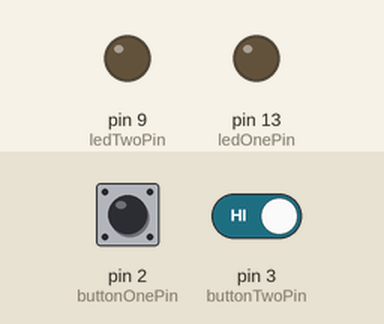
A sketch run on a simulated Arduino Uno, built with avr-gcc and run on an emulated ATmega328P. On the bench: output pins drawn as LEDs (lit = HIGH). Inputs (shaded band) come from the test bench; at power-on: pin 2 (buttonOnePin) HIGH, pin 3 (buttonTwoPin) HIGH.

Above: at 1.2 s.
1.3 s: pin 2 (buttonOnePin) pulled LOW for 0.15 s
At 1.37 s:
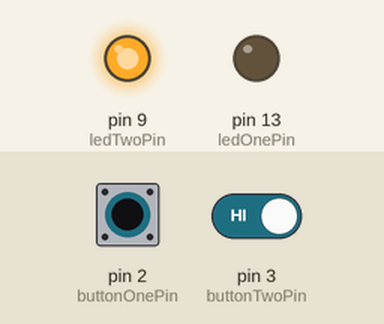
2.9 s: pin 2 (buttonOnePin) pulled LOW for 3.2 s
At 7.1 s:
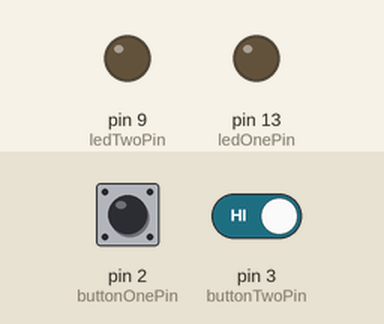
7.6 s: pin 2 (buttonOnePin) driven LOW and pin 3 (buttonTwoPin) driven LOW
At 8.2 s:
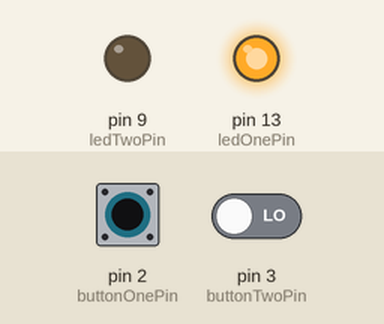
9.1 s: pin 2 (buttonOnePin) driven HIGH
At 10.5 s:
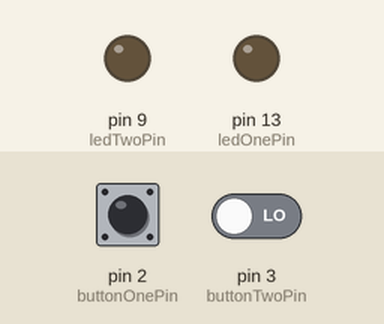
Timing chart, 0 to 11.6 s (numbered marks = the images above; inputs shaded):
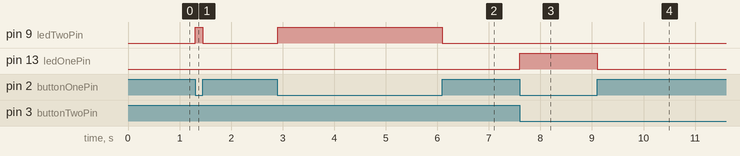

Measured:
- after the input at 1.3 s, pin 9 (ledTwoPin): LOW → HIGH at once, → LOW 0.15 s later
- after the input at 2.9 s, pin 9 (ledTwoPin): LOW → HIGH at once, → LOW 3.2 s later
- after the input at 7.6 s, pin 13 (ledOnePin): LOW → HIGH at once
- after the input at 9.1 s, pin 13 (ledOnePin): HIGH → LOW at once

The sketch:

AfP_Class1_Ex06a_TwoButtonsTwoLEDs.pde
```cpp
/*

 This is code to demonstrates the two buttons interacting.

 This version was for Class 1 of the Arduino for Programmers course taught
 at CRASH Space in October 2010 based on code in Class 2 (ex 2-4) of the
 Intro to Arduino class at Machine Project in April.

 Available:
 http://23longacre.com/sharedFiles/code/arduino/201004_MP_IntroToArduino/

  The Circuit:
   * Pin 2: momentary button attached, pulled high externally w/ 10k Ohm resistor
   (LOW = pressed)
   * Pin 3: momentary button attached, pulled high externally w/ 10k Ohm resistor
   (LOW = pressed)
   * Pin 9: LED, anode to arduino, 330 Ohm resistor from cathode to ground
   * Pin 13: internal LED

                     ___
                   ___|___                      ___
                |--o     o---|l> GND          ___|___
    _________   |                          |--o     o---|l> GND
   |	     |  |  10k Ohm                 |
   |  	   2 |--|---/\/\/\---| Vcc (+5V)   |  10k Ohm
   |  	   3 |-----------------------------|---/\/\/\---| Vcc (+5V)
   | Arduino |
   |         |
   |         |    LED     330 Ohm
   |       9 |----(>|)----/\/\/\----|l> GND
   |         |
   |         |
   |      13 |---- LED set up for ya.
   |_________|

   See diagram at http://www.oomlout.com/a/products/ardx/circ-07


  The Behavior:
    When the a button is pressed an LED is on,
    A second button determines which one. Uses Nested If Statements.

 Written By: Carlyn Maw
 Created: April 2010
 Updated: Nov 1 2010
 */


//DEFINE: STEP ONE, INPUTS AND THEIR VARIABLES
const int buttonOnePin = 2;
const int buttonTwoPin = 3;

boolean buttonOneState = 0;
boolean buttonTwoState = 0;

boolean buttonOneTrue = LOW;
boolean buttonTwoTrue = LOW;

//DEFINE: STEP TWO, OUTPUTS AND THEIR VARIABLES
const int ledOnePin = 13;
const int ledTwoPin = 9;


//----------------------------------------------------------------- START SETUP LOOP
void setup() {
  //SETUP STEP TWO: Set digital pin mode for inputs and their initial conditions
  pinMode(buttonOnePin, INPUT);
  pinMode(buttonTwoPin, INPUT);

  //uncomment these to use Arduino's internal pull up resistors
  //in this example we have our own.
  //digitalWrite(buttonOnePin, HIGH);
  //digitalWrite(buttonTwoPin, HIGH);

  //SETUP STEP THREE: Set digital pin mode for outputs and their initial conditions
  pinMode(ledOnePin, OUTPUT);
  pinMode(ledTwoPin, OUTPUT);

  digitalWrite(ledOnePin, LOW);
  digitalWrite(ledTwoPin, LOW);
}
//------------------------------------------------------------------ START MAIN LOOP
void loop() {

  //LOOP: STEP ONE, POLL THE ENVIRONMENT
  buttonOneState = digitalRead(buttonOnePin);
  buttonTwoState = digitalRead(buttonTwoPin);

  //LOOP: STEP TWO, EVALUATE & DO SOMETHING ABOUT IT
    /*
     A reminder of what we're trying to do that I hope helps


      PB1     |         1        |          0        |
     -------------------------------------------------
      PB2  1  | LED1: 1, LED2: 0 |  LED1: 0, LED2: 0 |
          ----------------
           0  | LED1: 0, LED2: 1 |  LED1: 0, LED2: 0 |
     */


  //MESHED NESTED IF STYLE

  // ---------- if buttonOne is pressed
  // --------------- then look to see what buttonTwo was
  // --------------- if buttonTwo is also presed
  // -------------------- then turn ON LED One
  // -------------------- making sure LED Two is OFF
  // --------------- if buttonTwo isn't pressed then
  // -------------------- then turn ON LED Two
  // -------------------- making sure LED One is OFF
  // ---------- otherwise, if buttonOne wasnt pressed in the first place
  // --------------- turn everybody off.

  if (buttonOneState == buttonOneTrue) {
    if (buttonTwoState == buttonTwoTrue) {
          digitalWrite(ledOnePin, HIGH);
          digitalWrite(ledTwoPin, LOW);
    } else {
          digitalWrite(ledOnePin, LOW);
          digitalWrite(ledTwoPin, HIGH);
    }
  }
  else {
    digitalWrite(ledOnePin, LOW);
    digitalWrite(ledTwoPin, LOW);
  }


}
```
